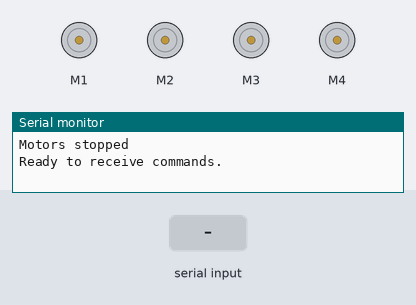
This sketch was run on a simulated Arduino Uno, built with avr-gcc and run on an emulated ATmega328P. Shown: 4 × DC motor (green arrow = forward, orange = backward, longer = faster), the last lines printed to the serial monitor. The inputs (shaded band) are chosen by the test bench.

Above: at 1.2 s.
1.3 s: "forward\n" received over Serial
At 2.4 s:
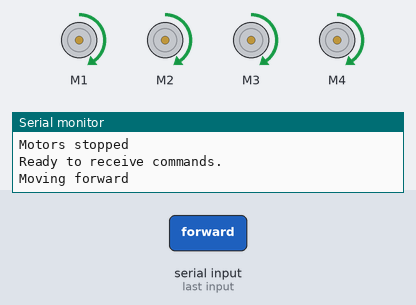
2.8 s: "backward\n" received over Serial
At 3.6 s:
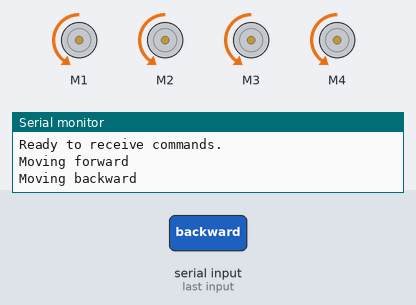
4.3 s: "left\n" received over Serial
At 4.6 s:
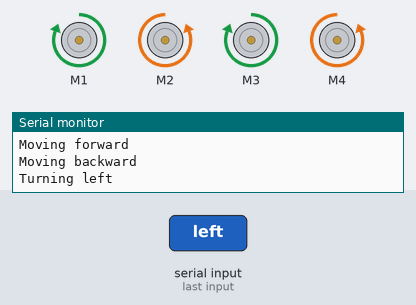
5.8 s: "right\n" received over Serial
At 7.0 s:
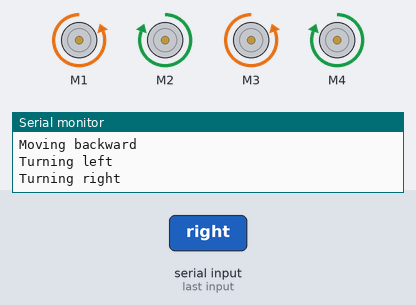
7.3 s: "stop\n" received over Serial
At 8.1 s:
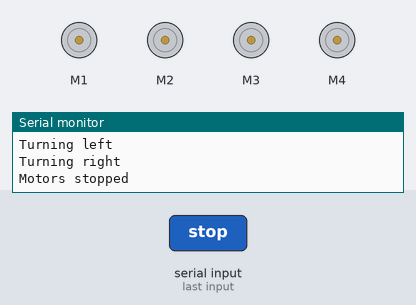
Timing chart, 0 to 9.8 s (numbered marks = the images above; inputs shaded):
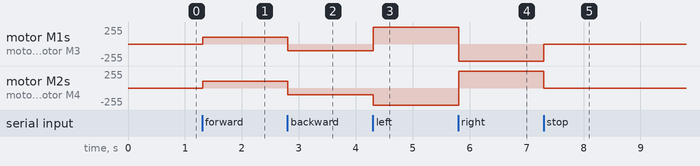

Measured:
- after the input at 1.3 s, motor M1–4: stopped → forward 100/255 at once
- after the input at 2.8 s, motor M1–4: forward 100/255 → backward 100/255 at once
- after the input at 4.3 s, motor M1, motor M3: backward 100/255 → forward 255/255 at once; motor M2, motor M4: backward 100/255 → backward 255/255 at once
- after the input at 5.8 s, motor M1, motor M3: forward 255/255 → backward 255/255 at once; motor M2, motor M4: backward 255/255 → forward 255/255 at once
- after the input at 7.3 s, motor M1, motor M3: backward 255/255 → stopped at once; motor M2, motor M4: forward 255/255 → stopped at once

The sketch:

sketch.ino
```cpp
#include <Wire.h>
#include <Adafruit_MotorShield.h>
Adafruit_MotorShield AFMS = Adafruit_MotorShield();


Adafruit_DCMotor *motor1 = AFMS.getMotor(1);
Adafruit_DCMotor *motor2 = AFMS.getMotor(2);
Adafruit_DCMotor *motor3 = AFMS.getMotor(3);
Adafruit_DCMotor *motor4 = AFMS.getMotor(4);

void setup() {

  Serial.begin(9600);

  if (!AFMS.begin()) {
    Serial.println("Could not find Motor Shield. Check connections.");
    while (1);
  }

  stopMotors();

  Serial.println("Ready to receive commands.");
}

void loop() {
  if (Serial.available() > 0) {
    String command = Serial.readStringUntil('\n');
    command.trim();

    if (command == "forward") {
      driveForward();
    } else if (command == "backward") {
      driveBackward();
    } else if (command == "left") {
      turnLeft();
    } else if (command == "right") {
      turnRight();
    } else if (command == "stop") {
      stopMotors();
    } else {
      Serial.println("Invalid command!");
    }
  }
}

void driveForward() {
  motor1->setSpeed(100);
  motor2->setSpeed(100);
  motor3->setSpeed(100);
  motor4->setSpeed(100);

  motor1->run(FORWARD);
  motor2->run(FORWARD);
  motor3->run(FORWARD);
  motor4->run(FORWARD);

  Serial.println("Moving forward");
}


void driveBackward() {
  motor1->setSpeed(100);
  motor2->setSpeed(100);
  motor3->setSpeed(100);
  motor4->setSpeed(100);

  motor1->run(BACKWARD);
  motor2->run(BACKWARD);
  motor3->run(BACKWARD);
  motor4->run(BACKWARD);

  Serial.println("Moving backward");
}


void turnLeft() {
  motor1->setSpeed(255);
  motor2->setSpeed(255);
  motor3->setSpeed(255);
  motor4->setSpeed(255);

  motor1->run(FORWARD);
  motor2->run(BACKWARD);
  motor3->run(FORWARD);
  motor4->run(BACKWARD);

  Serial.println("Turning left");
}


void turnRight() {
  motor1->setSpeed(255);
  motor2->setSpeed(255);
  motor3->setSpeed(255);
  motor4->setSpeed(255);

  motor1->run(BACKWARD);
  motor2->run(FORWARD);
  motor3->run(BACKWARD);
  motor4->run(FORWARD);

  Serial.println("Turning right");
}


void stopMotors() {
  motor1->run(RELEASE);
  motor2->run(RELEASE);
  motor3->run(RELEASE);
  motor4->run(RELEASE);

  Serial.println("Motors stopped");
}
```
